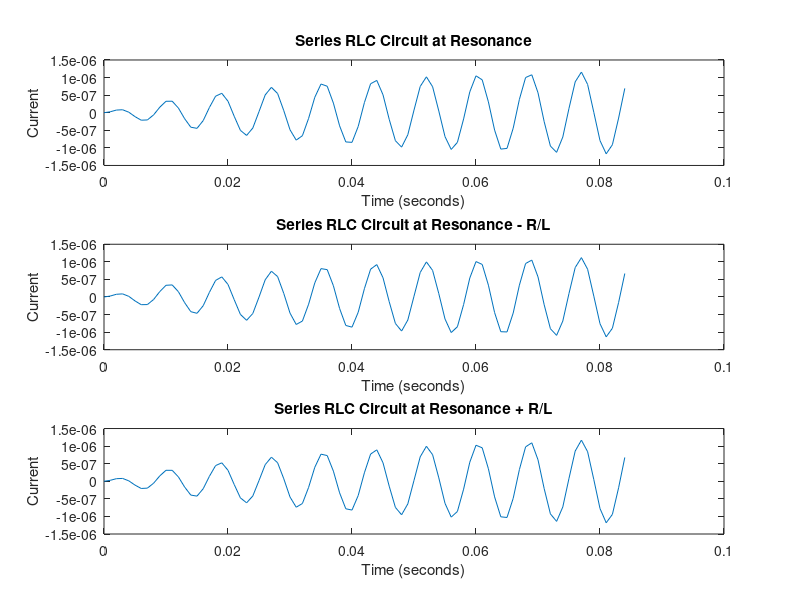

MATLAB code for this plot:
clear all
close all

L=2.5*10^(-2);
C=70*10^(-6);
R=1.5;
E_o=1.5*10^(-3);
W_r=1/(sqrt(L*C));                                             %resonance and natural frequency are the same
deltW=(R/L);
W_damp = W_r * (sqrt(1-((R/2)*sqrt(C/L))));
f1 = @ (t,Q,z)  z;                                             %z
f2 = @ (t,Q,z) (E_o*cos(W_r*t)/L)-((R/L)*z)-(Q/(L*C));         %driving frequency at resonance
f3 = @ (t,Q,z) (E_o*cos((W_r - deltW)*t)/L)-((R/L)*z)-(Q/(L*C));   %driving frequency decrease
f4 = @ (t,Q,z) (E_o*cos((W_r + deltW)*t)/L)-((R/L)*z)-(Q/(L*C));   %driving frequency increase

t_0 = 0;
Q_0 = 0;
z_0 = 0;

tstart = t_0; 
tend = 10*((2*pi)/W_r);
h = 0.001;
nupper = (tend-tstart)/h;

t(1) = t_0;
Q(1) = Q_0;
z(1) = z_0;


for n = 1:1:nupper+1                       %rk4 for resonant driving frequency

    t(n+1) = t(n) + h;
   
    j1 = h*f1(t(n),Q(n),z(n)); 
    k1 = h*f2(t(n),Q(n),z(n));
       
    j2 = h*f1(t(n)+h/2,Q(n)+j1/2,z(n)+k1/2);
    k2 = h*f2(t(n)+h/2,Q(n)+j1/2,z(n)+k1/2);
       
    j3 = h*f1(t(n)+h/2,Q(n)+j2/2,z(n)+k2/2);
    k3 = h*f2(t(n)+h/2,Q(n)+j2/2,z(n)+k2/2);
       
    j4 = h*f1(t(n)+h,Q(n)+j3,z(n)+k3);
    k4 = h*f2(t(n)+h,Q(n)+j3,z(n)+k3);   
       
    Q(n+1) = Q(n) + j1/6 + j2/3 + j3/3 + j4/6;
    z(n+1) = z(n) + k1/6 + k2/3 + k3/3 + k4/6;   
end
subplot(3,1,1), plot(t,Q)
xlabel('Time (seconds)');
ylabel('Current');
title('Series RLC Circuit at Resonance');
for n = 1:1:nupper+1                          %rk4 for resonant driving frequency - deltaw

    t(n+1) = t(n) + h;
   
    j11 = h*f1(t(n),Q(n),z(n)); 
    k11 = h*f3(t(n),Q(n),z(n));
       
    j22 = h*f1(t(n)+h/2,Q(n)+j11/2,z(n)+k11/2);
    k22 = h*f3(t(n)+h/2,Q(n)+j11/2,z(n)+k11/2);
       
    j33 = h*f1(t(n)+h/2,Q(n)+j22/2,z(n)+k22/2);
    k33 = h*f3(t(n)+h/2,Q(n)+j22/2,z(n)+k22/2);
       
    j44 = h*f1(t(n)+h,Q(n)+j33,z(n)+k33);
    k44 = h*f3(t(n)+h,Q(n)+j33,z(n)+k33);   
       
    Q1(n+1) = Q(n) + j11/6 + j22/3 + j33/3 + j44/6;
    z1(n+1) = z(n) + k11/6 + k22/3 + k33/3 + k44/6;   
end
subplot(3,1,2), plot(t,Q1)
xlabel('Time (seconds)');
ylabel('Current');
title('Series RLC Circuit at Resonance - R/L');
for n = 1:1:nupper+1                          %rk4 for resonant driving frequency + deltaw

    t(n+1) = t(n) + h;
   
    j111 = h*f1(t(n),Q(n),z(n)); 
    k111 = h*f4(t(n),Q(n),z(n));
       
    j222 = h*f1(t(n)+h/2,Q(n)+j111/2,z(n)+k111/2);
    k222 = h*f4(t(n)+h/2,Q(n)+j111/2,z(n)+k111/2);
       
    j333 = h*f1(t(n)+h/2,Q(n)+j222/2,z(n)+k222/2);
    k333 = h*f4(t(n)+h/2,Q(n)+j222/2,z(n)+k222/2);
       
    j444 = h*f1(t(n)+h,Q(n)+j333,z(n)+k333);
    k444 = h*f4(t(n)+h,Q(n)+j333,z(n)+k333);   
       
    Q11(n+1) = Q(n) + j111/6 + j222/3 + j333/3 + j444/6;
    z11(n+1) = z(n) + k111/6 + k222/3 + k333/3 + k444/6;   
end
subplot(3,1,3), plot(t,Q11)
xlabel('Time (seconds)');
ylabel('Current');
title('Series RLC Circuit at Resonance + R/L');

